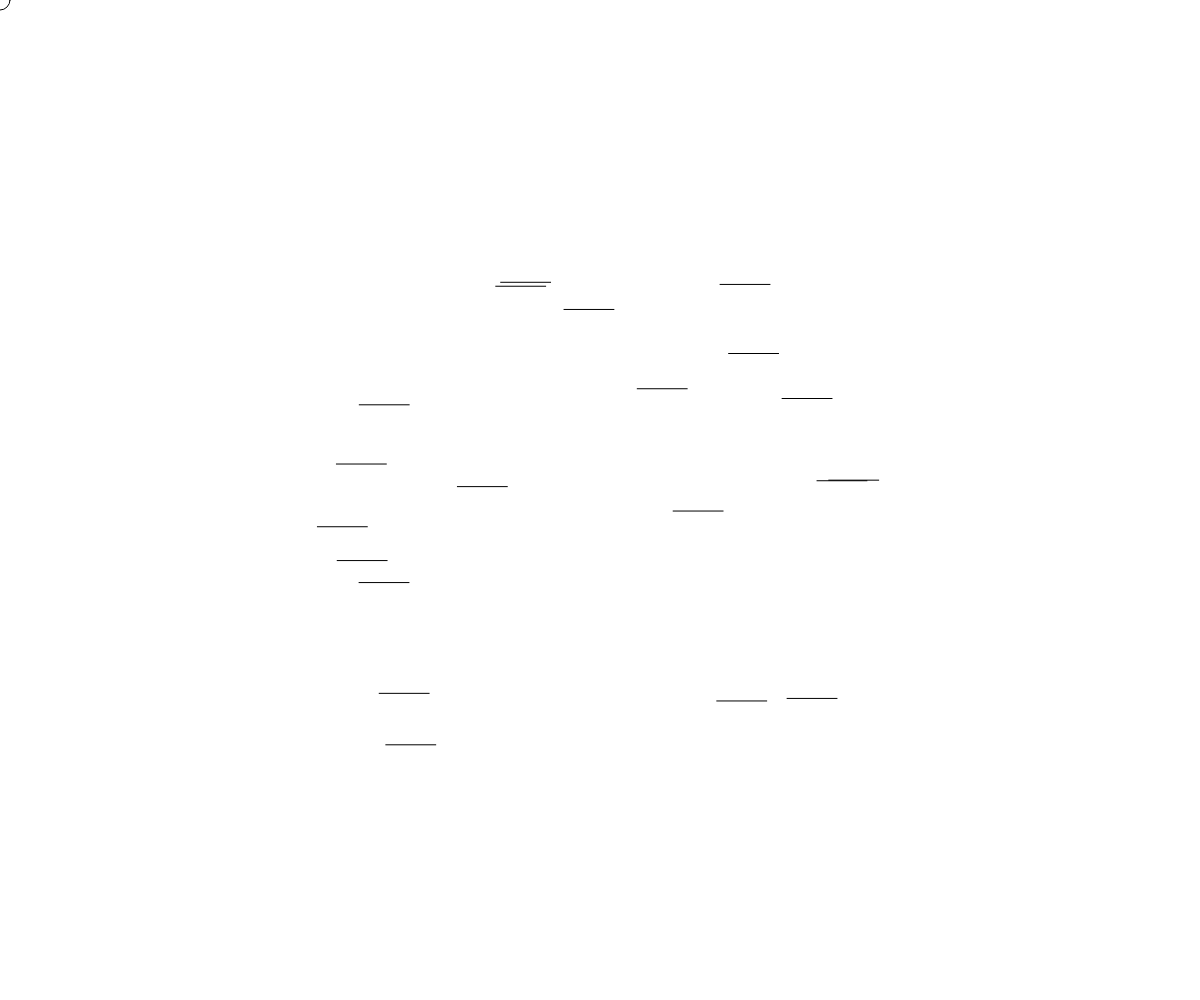
Frame 1 (no input)
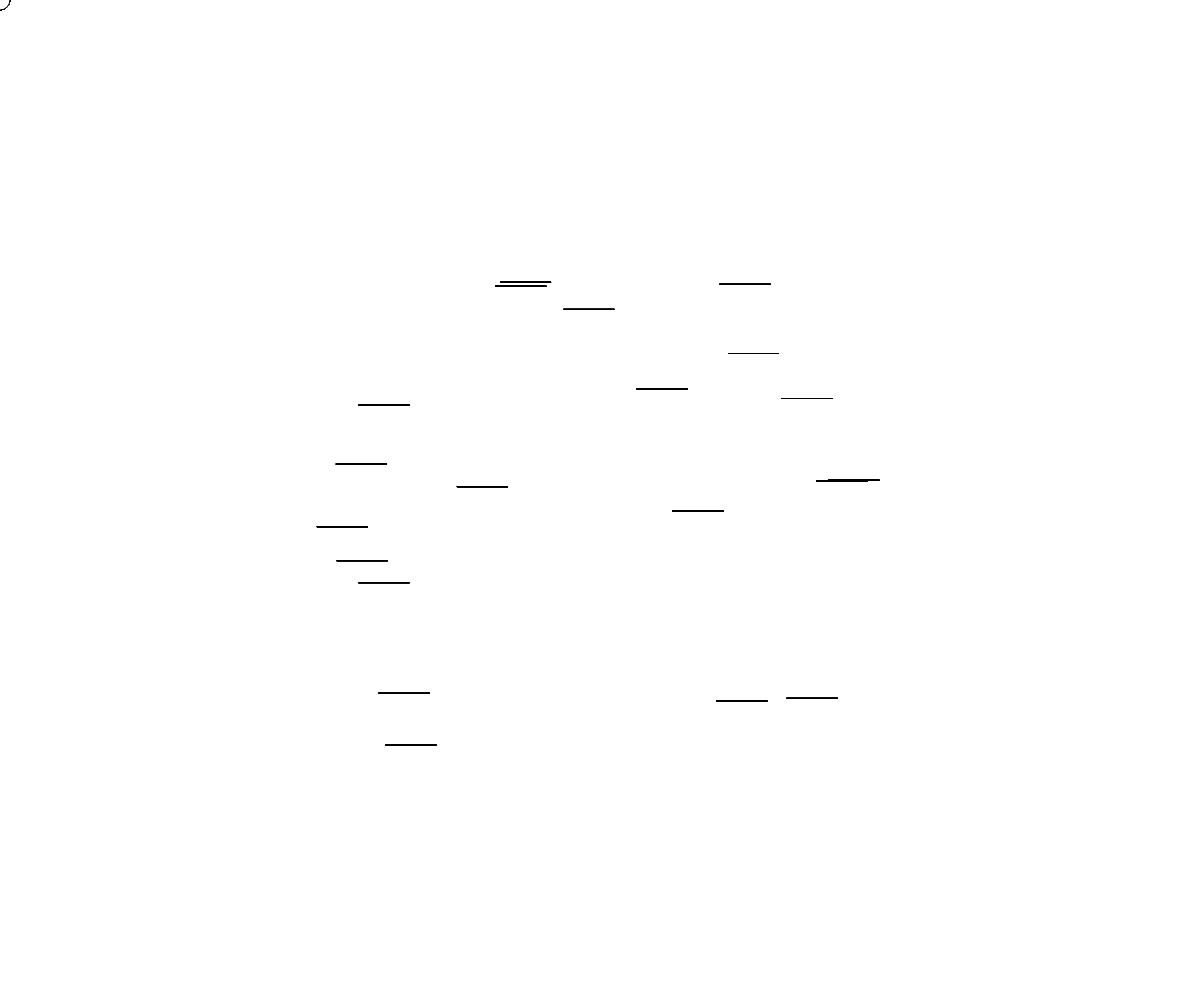
Frame 60 (no input)
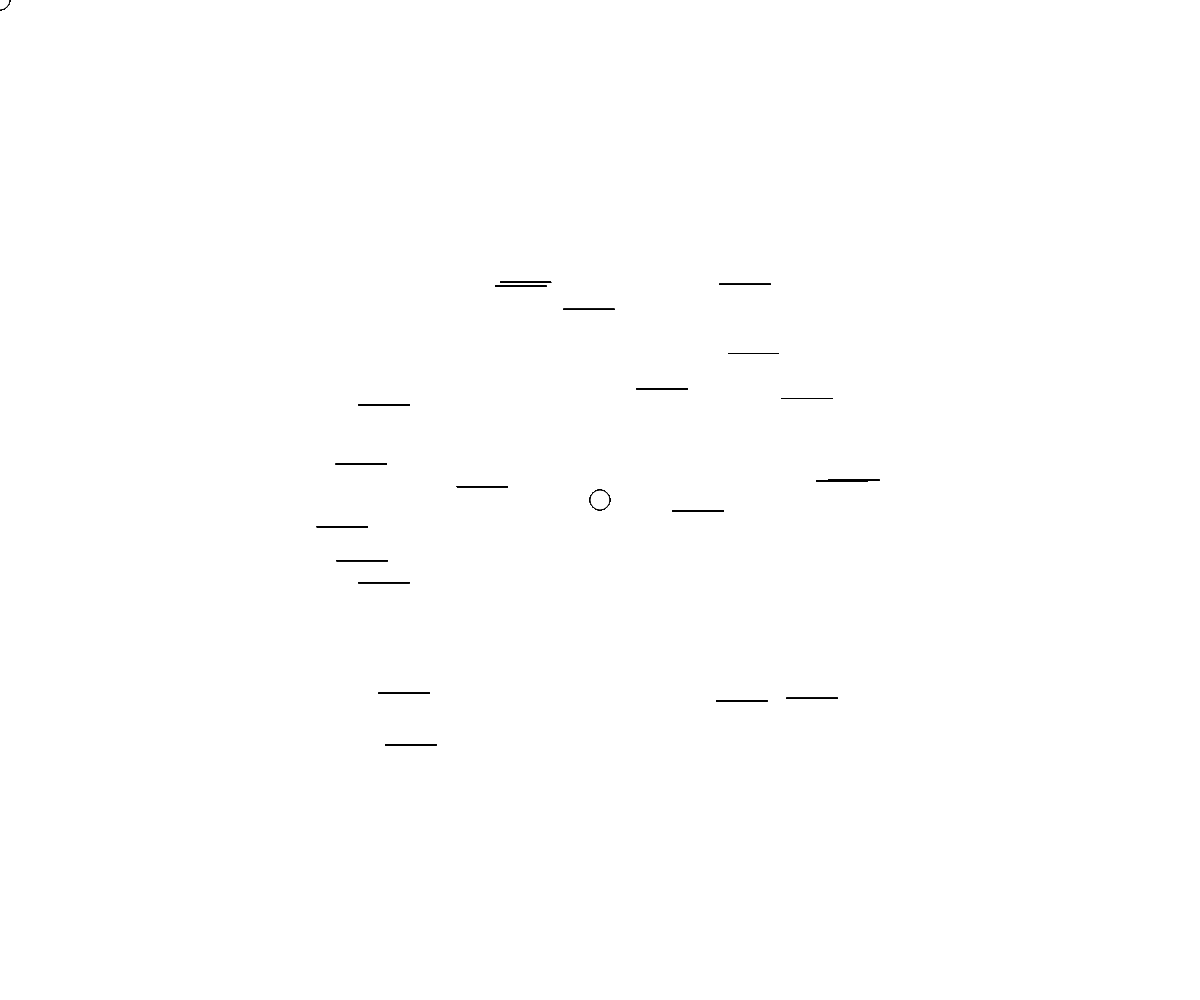
Frame 120 (the mouse pressed at the canvas centre since frame 60)

The p5.js sketch that drew these frames (run headless with seeded random() and noise() and a simulated clock; from frame 60 on, the mouse is pressed at the canvas centre):

// p5.js sketch
// ── sketch.js
let circles = [];

function setup() {
	createCanvas(windowWidth, windowHeight);

	angleMode(DEGREES);

	for (let i = 0; i < 20; i++) {
		circles.push(new Circle());
	}
}

function draw() {
	circle(mouseX, mouseY, 20);

	for (let i = 0; i < circles.length; i++) {
		circles[i].update(mouseX);

		circles[i].display();
	}
}

class Circle {
	constructor() {
		this.position = createVector(
			random(width / 4, (width / 4) * 3),
			random(height / 4, (height / 4) * 3)
		);

		this.lineFront = this.position.copy();

		this.lineFront.add(50, 0);

		this.velocity = createVector(random(-1, 1), random(-1, 0));

		console.log(this.position.heading());
	}

	update(mx) {
		// this.position.add(this.velocity);
	}

	display() {
		// ellipse(this.position.x, this.position.y, 50);
		// push();
		// this.position.rotate(1);

		line(this.position.x, this.position.y, this.lineFront.x, this.lineFront.y);
		// pop();
	}
}
